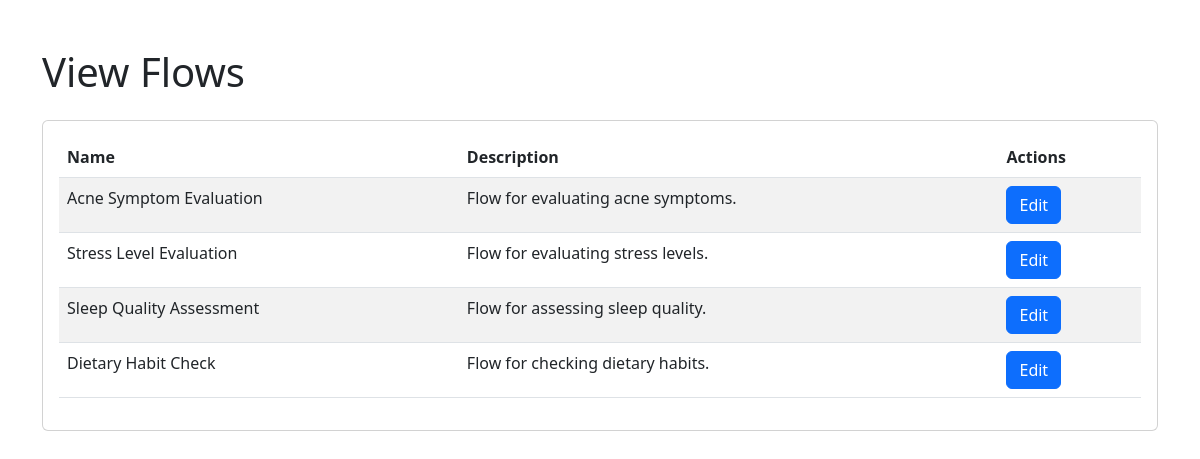
The page /flows/ on the database as committed earlier.
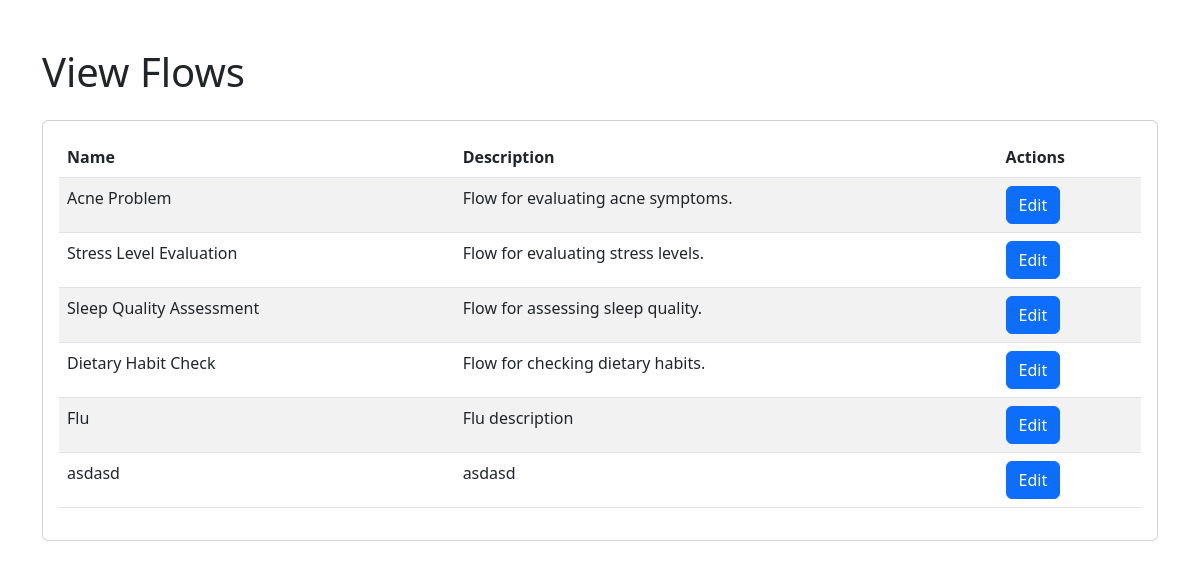
The same page on the database as committed later.
### ChabotFeature/models.py (models this page shows)
class Flow(models.Model):
    name = models.CharField(max_length=100)
    description = models.TextField()

### ChabotFeature/views.py (the view)
# urls.py: path('flows/', flow_view, name='flow_view'),
def flow_view(request):
    flows = Flow.objects.all()
    return render(request, 'ChabotFeature/flowview.html', {'flows': flows})

### ChabotFeature/templates/ChabotFeature/flowview.html (shortened to what this page needs)
{% extends 'base.html' %}
{% block content %}
<div class="container mt-5">
    <h1>View Flows</h1>
    <div class="card mt-4">
        <div class="card-body">
            <table id="flowsTable" class="table table-striped">
                <thead>
                    <tr>
                        <th>Name</th>
                        <th>Description</th>
                        <th>Actions</th>
                    </tr>
                </thead>
                <tbody>
                    {% for flow in flows %}
                    <tr>
                        <td>{{ flow.name }}</td>
                        <td>{{ flow.description }}</td>
                        <td>
                            <a href="{% url "edit_flow" flow.id %}" class="btn btn-primary edit-btn">Edit</a>
                        </td>
                    </tr>
                    {% endfor %}
                </tbody>
            </table>
        </div>
    </div>
</div>
{% endblock %}

### ChabotFeature/templates/base.html (shortened to what this page needs)
<!DOCTYPE html>
<html lang="en">
<head>
    <link href="https://cdn.jsdelivr.net/npm/bootstrap@5.3.0/dist/css/bootstrap.min.css" rel="stylesheet">
    <link rel="stylesheet" href="https://cdnjs.cloudflare.com/ajax/libs/toastr.js/latest/toastr.min.css">
</head>
<body>
    {% block content %}{% endblock %}
</body>
</html>

Rows that differ between the two databases and show on the page:
changed Flow "Flow for evaluating acne symptoms.": name "Acne Symptom Evaluation" → "Acne Problem"
added Flow: name "Flu", description "Flu description"
added Flow: name "asdasd", description "asdasd"
